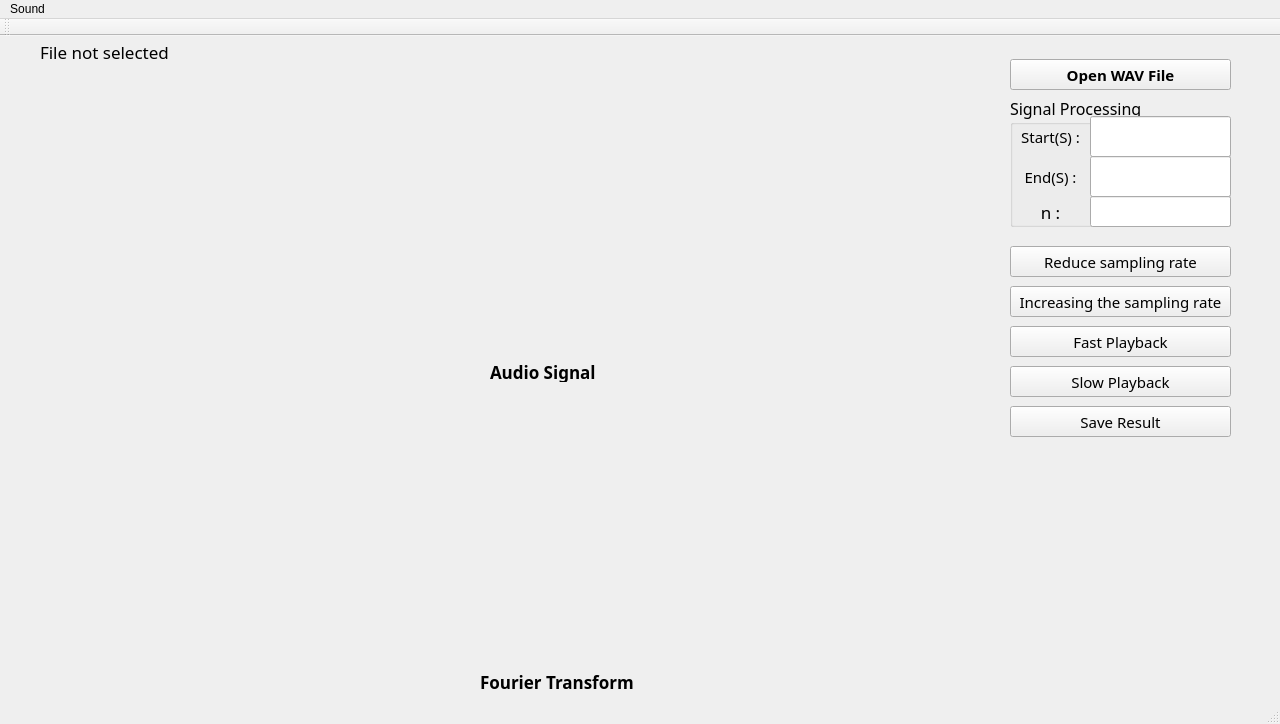
<?xml version="1.0" encoding="UTF-8"?>
<ui version="4.0">
 <class>MainWindow</class>
 <widget class="QMainWindow" name="MainWindow">
  <property name="geometry">
   <rect>
    <x>0</x>
    <y>0</y>
    <width>1280</width>
    <height>724</height>
   </rect>
  </property>
  <property name="minimumSize">
   <size>
    <width>1280</width>
    <height>720</height>
   </size>
  </property>
  <property name="windowTitle">
   <string>MainWindow</string>
  </property>
  <widget class="QWidget" name="centralwidget">
   <property name="font">
    <font>
     <family>Rockwell</family>
    </font>
   </property>
   <property name="autoFillBackground">
    <bool>false</bool>
   </property>
   <widget class="QLabel" name="infoLabel">
    <property name="geometry">
     <rect>
      <x>40</x>
      <y>5</y>
      <width>741</width>
      <height>21</height>
     </rect>
    </property>
    <property name="font">
     <font>
      <family>Rockwell</family>
      <pointsize>13</pointsize>
     </font>
    </property>
    <property name="layoutDirection">
     <enum>Qt::LayoutDirection::LeftToRight</enum>
    </property>
    <property name="frameShape">
     <enum>QFrame::Shape::NoFrame</enum>
    </property>
    <property name="text">
     <string>File not selected</string>
    </property>
    <property name="textFormat">
     <enum>Qt::TextFormat::AutoText</enum>
    </property>
    <property name="alignment">
     <set>Qt::AlignmentFlag::AlignLeading|Qt::AlignmentFlag::AlignLeft|Qt::AlignmentFlag::AlignVCenter</set>
    </property>
   </widget>
   <widget class="QCustomPlot" name="wavePlot" native="true">
    <property name="geometry">
     <rect>
      <x>40</x>
      <y>40</y>
      <width>950</width>
      <height>281</height>
     </rect>
    </property>
   </widget>
   <widget class="QCustomPlot" name="fftPlot" native="true">
    <property name="enabled">
     <bool>true</bool>
    </property>
    <property name="geometry">
     <rect>
      <x>40</x>
      <y>350</y>
      <width>951</width>
      <height>281</height>
     </rect>
    </property>
   </widget>
   <widget class="QLabel" name="label">
    <property name="geometry">
     <rect>
      <x>490</x>
      <y>325</y>
      <width>121</width>
      <height>21</height>
     </rect>
    </property>
    <property name="font">
     <font>
      <family>Rockwell</family>
      <pointsize>13</pointsize>
      <bold>true</bold>
     </font>
    </property>
    <property name="text">
     <string>Audio Signal</string>
    </property>
   </widget>
   <widget class="QLabel" name="label_2">
    <property name="geometry">
     <rect>
      <x>480</x>
      <y>630</y>
      <width>161</width>
      <height>31</height>
     </rect>
    </property>
    <property name="font">
     <font>
      <family>Rockwell</family>
      <pointsize>13</pointsize>
      <bold>true</bold>
     </font>
    </property>
    <property name="text">
     <string>Fourier Transform</string>
    </property>
   </widget>
   <widget class="QGroupBox" name="grpProcessing">
    <property name="geometry">
     <rect>
      <x>1010</x>
      <y>60</y>
      <width>221</width>
      <height>131</height>
     </rect>
    </property>
    <property name="font">
     <font>
      <family>Rockwell</family>
      <pointsize>12</pointsize>
     </font>
    </property>
    <property name="title">
     <string>Signal Processing</string>
    </property>
    <widget class="QWidget" name="gridLayoutWidget">
     <property name="geometry">
      <rect>
       <x>0</x>
       <y>20</y>
       <width>81</width>
       <height>41</height>
      </rect>
     </property>
     <layout class="QGridLayout" name="gridLayout">
      <item row="0" column="0">
       <widget class="QLabel" name="label_3">
        <property name="font">
         <font>
          <family>Rockwell</family>
          <pointsize>11</pointsize>
         </font>
        </property>
        <property name="text">
         <string>Start(S) :</string>
        </property>
        <property name="alignment">
         <set>Qt::AlignmentFlag::AlignCenter</set>
        </property>
       </widget>
      </item>
     </layout>
    </widget>
    <widget class="QLineEdit" name="leStart">
     <property name="geometry">
      <rect>
       <x>80</x>
       <y>20</y>
       <width>141</width>
       <height>41</height>
      </rect>
     </property>
    </widget>
    <widget class="QWidget" name="gridLayoutWidget_2">
     <property name="geometry">
      <rect>
       <x>0</x>
       <y>60</y>
       <width>81</width>
       <height>41</height>
      </rect>
     </property>
     <layout class="QGridLayout" name="gridLayout_2">
      <item row="1" column="0">
       <widget class="QLabel" name="label_4">
        <property name="font">
         <font>
          <family>Rockwell</family>
          <pointsize>11</pointsize>
         </font>
        </property>
        <property name="text">
         <string>End(S) :</string>
        </property>
        <property name="alignment">
         <set>Qt::AlignmentFlag::AlignCenter</set>
        </property>
       </widget>
      </item>
     </layout>
    </widget>
    <widget class="QLineEdit" name="leEnd">
     <property name="geometry">
      <rect>
       <x>80</x>
       <y>60</y>
       <width>141</width>
       <height>41</height>
      </rect>
     </property>
    </widget>
    <widget class="QWidget" name="gridLayoutWidget_3">
     <property name="geometry">
      <rect>
       <x>0</x>
       <y>100</y>
       <width>81</width>
       <height>31</height>
      </rect>
     </property>
     <layout class="QGridLayout" name="gridLayout_3">
      <item row="1" column="0">
       <widget class="QLabel" name="label_6">
        <property name="font">
         <font>
          <family>Rockwell</family>
          <pointsize>13</pointsize>
         </font>
        </property>
        <property name="frameShape">
         <enum>QFrame::Shape::NoFrame</enum>
        </property>
        <property name="frameShadow">
         <enum>QFrame::Shadow::Plain</enum>
        </property>
        <property name="text">
         <string>n :</string>
        </property>
        <property name="alignment">
         <set>Qt::AlignmentFlag::AlignCenter</set>
        </property>
       </widget>
      </item>
     </layout>
    </widget>
    <widget class="QLineEdit" name="leFactor">
     <property name="geometry">
      <rect>
       <x>80</x>
       <y>100</y>
       <width>141</width>
       <height>31</height>
      </rect>
     </property>
    </widget>
   </widget>
   <widget class="QPushButton" name="btnDown">
    <property name="geometry">
     <rect>
      <x>1010</x>
      <y>210</y>
      <width>221</width>
      <height>31</height>
     </rect>
    </property>
    <property name="font">
     <font>
      <family>Rockwell</family>
      <pointsize>11</pointsize>
     </font>
    </property>
    <property name="text">
     <string>Reduce sampling rate</string>
    </property>
   </widget>
   <widget class="QPushButton" name="btnUp">
    <property name="geometry">
     <rect>
      <x>1010</x>
      <y>250</y>
      <width>221</width>
      <height>31</height>
     </rect>
    </property>
    <property name="font">
     <font>
      <family>Rockwell</family>
      <pointsize>11</pointsize>
     </font>
    </property>
    <property name="text">
     <string>Increasing the sampling rate</string>
    </property>
   </widget>
   <widget class="QPushButton" name="btnSave">
    <property name="geometry">
     <rect>
      <x>1010</x>
      <y>370</y>
      <width>221</width>
      <height>31</height>
     </rect>
    </property>
    <property name="font">
     <font>
      <family>Rockwell</family>
      <pointsize>11</pointsize>
     </font>
    </property>
    <property name="text">
     <string>Save Result</string>
    </property>
   </widget>
   <widget class="QPushButton" name="openBtn">
    <property name="geometry">
     <rect>
      <x>1010</x>
      <y>23</y>
      <width>221</width>
      <height>31</height>
     </rect>
    </property>
    <property name="font">
     <font>
      <family>Rockwell</family>
      <pointsize>11</pointsize>
      <italic>false</italic>
      <bold>true</bold>
     </font>
    </property>
    <property name="text">
     <string>Open WAV File</string>
    </property>
   </widget>
   <widget class="QPushButton" name="pbFast">
    <property name="geometry">
     <rect>
      <x>1010</x>
      <y>290</y>
      <width>221</width>
      <height>31</height>
     </rect>
    </property>
    <property name="font">
     <font>
      <family>Rockwell</family>
      <pointsize>11</pointsize>
     </font>
    </property>
    <property name="text">
     <string>Fast Playback</string>
    </property>
   </widget>
   <widget class="QPushButton" name="pbSlow">
    <property name="geometry">
     <rect>
      <x>1010</x>
      <y>330</y>
      <width>221</width>
      <height>31</height>
     </rect>
    </property>
    <property name="font">
     <font>
      <family>Rockwell</family>
      <pointsize>11</pointsize>
     </font>
    </property>
    <property name="text">
     <string>Slow Playback</string>
    </property>
   </widget>
  </widget>
  <widget class="QMenuBar" name="menubar">
   <property name="geometry">
    <rect>
     <x>0</x>
     <y>0</y>
     <width>1280</width>
     <height>21</height>
    </rect>
   </property>
   <widget class="QMenu" name="menuSound">
    <property name="title">
     <string>Sound</string>
    </property>
   </widget>
   <addaction name="menuSound"/>
  </widget>
  <widget class="QStatusBar" name="statusbar"/>
  <widget class="QToolBar" name="toolBar">
   <property name="windowTitle">
    <string>toolBar</string>
   </property>
   <attribute name="toolBarArea">
    <enum>TopToolBarArea</enum>
   </attribute>
   <attribute name="toolBarBreak">
    <bool>false</bool>
   </attribute>
  </widget>
 </widget>
 <customwidgets>
  <customwidget>
   <class>QCustomPlot</class>
   <extends>QWidget</extends>
   <header>qcustomplot.h</header>
   <container>1</container>
  </customwidget>
 </customwidgets>
 <resources/>
 <connections/>
</ui>
